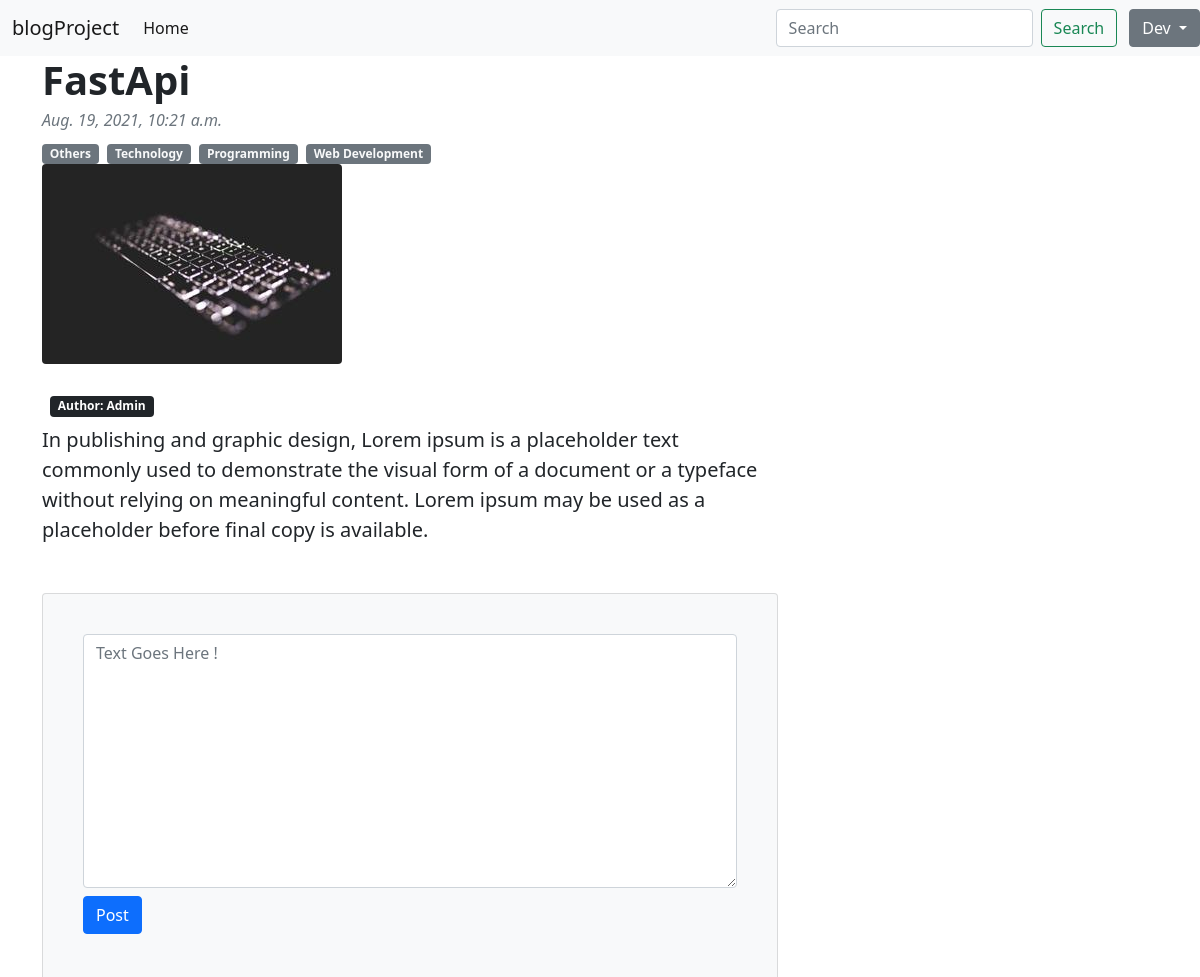
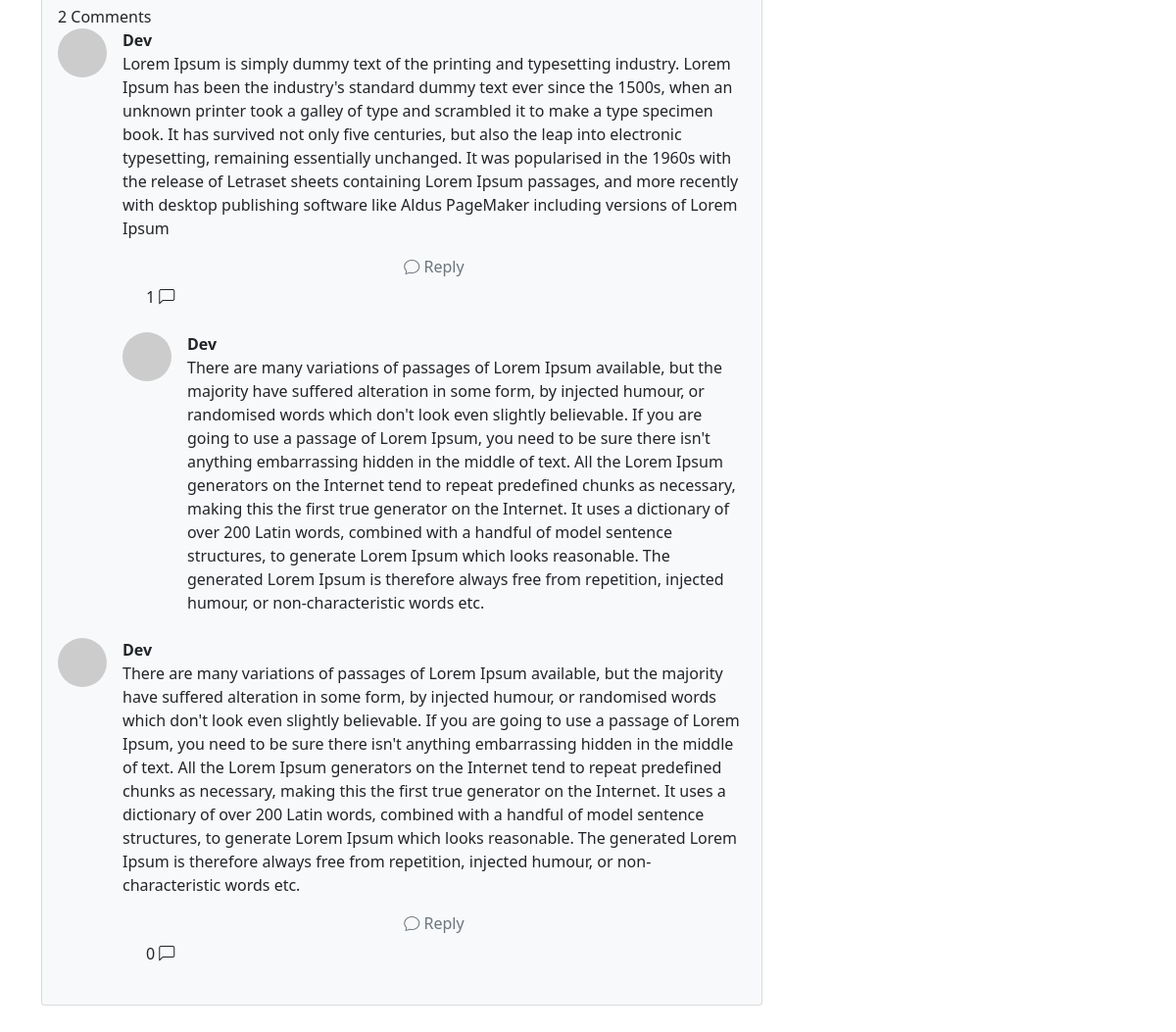
/detail/6/ (signed in), run on the app's committed database (2 pictures, top to bottom).
### user_account/models.py (models this page shows, shortened)
class Account(AbstractBaseUser,PermissionsMixin):
  email     = models.EmailField(unique=True)
  username  = models.CharField(max_length=100,unique=True)
  is_staff  = models.BooleanField(default=False)
  is_active = models.BooleanField(default=True)
  is_superuser = models.BooleanField(default=False)
  is_admin     = models.BooleanField(default=False)
  date_join    = models.DateTimeField(auto_now_add=True)
  last_login   = models.DateTimeField(auto_now=True)
  objects      = CustomUserManager()
  USERNAME_FIELD = 'email'
  REQUIRED_FIELDS = ['username']

### blog_post/models.py (models this page shows, shortened)
class Post(models.Model):
  title = models.CharField(max_length=255)
  created_by = models.ForeignKey(Account, on_delete=models.CASCADE)
  body  = models.TextField()
  created = models.DateTimeField(auto_now_add=True)
  last_modified = models.DateTimeField(auto_now=True)
  image         = models.ImageField(default='post_pics/default.jpg',upload_to='post_pics',null=True,blank=True)
  categories = models.ManyToManyField('Category',related_name='posts')

class Category(models.Model):
  name = models.CharField(max_length=20)

class Comment(models.Model):
  author = models.ForeignKey(Account, on_delete=models.CASCADE)
  body   = models.TextField()
  reply  = models.ForeignKey('self',null=True,related_name="replies",on_delete=models.CASCADE)
  created = models.DateTimeField(auto_now_add=True)
  post = models.ForeignKey(Post, on_delete=models.CASCADE)

### blog_post/views.py (the view, shortened to what this page needs)
# urls.py: path('detail/<int:id>/',views.blog_detail,name='blog_detail'),
def blog_detail(request, id):
  post = Post.objects.get(id=id)
  form = CommentForm()
  if request.method == 'POST':
    form = CommentForm(request.POST)
  comments = Comment.objects.filter(post=post,reply=None)
  context = {
    'post':post,
    'comments':comments,
    'form':form,
  }
  return render(request,'post/blog_detail.html',context)

### blog_post/forms.py
class CommentForm(forms.Form):
   body = forms.CharField(label="",widget=forms.Textarea(
        attrs={
            "class": "form-control",
            "placeholder": "Text Goes Here !"
        })
    )

### templates/post/blog_detail.html (shortened to what this page needs)
{% extends 'base.html' %}
{% block content %}
<div class="container">
  <div class="row">
  <div class="col-lg-8">
    <article>
        <header class="mb-4">
            <h1 class="fw-bolder mb-1">{{ post.title }}</h1>
            <div class="text-muted fst-italic mb-2">{{ post.created }}</div>
            {% for category in post.categories.all %}
             <a class="badge bg-secondary text-decoration-none link-light" href="{% url 'blog_post:blog_category' category.name %}">
             {{ category.name }}
            </a>&nbsp;
             {% endfor %}
        <figure class="mb-4"><img class="img-fluid rounded" src="{{ post.image.url }}" alt="..." /></figure>
        <span class="badge bg-dark  m-2"> <a href="#"></a> Author: {{ post.created_by.username|capfirst }} </span>
        <section class="mb-5">
            <p class="fs-5 mb-4">{{ post.body  }}</p>
        </section>
    </article>
    <section class="mb-5">
        <div class="card bg-light">
            <div class="card-body">
                <form class="mb-4 p-4" action="" method="POST">
                    {{ form }}
                    {% if request.user.is_authenticated %}
                    <input type="submit"  class="mt-2 btn btn-primary" value="Post">
                    {% else %}
                    <input type="submit"  class="mt-2 btn btn-primary" value="Post" disabled>
                    {% endif %}
                </form>
                {{ comments.count }} Comment{{ comments |pluralize }}
                {% for comment in comments %}
                <div class="d-flex mb-4">
                    <div class="flex-shrink-0"><img class="rounded-circle" src="https://dummyimage.com/50x50/ced4da/6c757d.jpg" alt="..." /></div>
                    <div class="ms-3">
                        <div class="fw-bold">{{ comment.author.username|capfirst }}</div>
                        {{ comment.body }}
                        <div x-data="{open:false }" class="replied-comments container mt-2 "  >
                            <div @click="open = ! open " class="form-group row ">
                                <button type="button" class="btn btn-link text-decoration-none link-secondary"> <i class="bi bi-chat"></i> Reply</button>
                              <div> {{ comment.replies.all.count }} <i class=" mt-2 bi bi-chat-left"></i> </div>
                            </div>
                        </div>
                        {% for reply in comment.replies.all %}
                        <div class="d-flex mt-4">
                            <div class="flex-shrink-0"><img class="rounded-circle" src="https://dummyimage.com/50x50/ced4da/6c757d.jpg" alt="..." /></div>
                            <div class="ms-3">
                                <div class="fw-bold">{{ reply.author.username|capfirst }}</div>
                               {{ reply.body }}
                            </div>
                        </div>
                        {% endfor %}
                    </div>
                </div>
                {% endfor %}
            </div>
        </div>
    </section>
</div>
</div>
</div>
{% endblock %}

### templates/base.html (shortened to what this page needs)
<!doctype html>
<html lang="en">
  <head>
    <link href="https://cdn.jsdelivr.net/npm/bootstrap@5.0.2/dist/css/bootstrap.min.css" rel="stylesheet">
    <link rel="stylesheet" href="https://cdn.jsdelivr.net/npm/bootstrap-icons@1.5.0/font/bootstrap-icons.css">
  </head>
  <body>
    <nav class="navbar navbar-expand-lg navbar-light bg-light">
      <div class="container-fluid">
        <a class="navbar-brand" href="{% url 'blog_post:home' %}">  blogProject</a>
        <div class="collapse navbar-collapse" id="navbarSupportedContent">
          <ul class="navbar-nav me-auto mb-2 mb-lg-0">
            <li class="nav-item">
              <a class="nav-link active" aria-current="page" href="{% url 'blog_post:home' %}">Home</a>
            </li>
          </ul>
          <form action="{% url 'blog_post:search' %}" class="d-flex">
            <input class="form-control me-2" type="search" placeholder="Search" name="q" aria-label="Search" required>
            <button class="btn btn-outline-success" type="submit">Search</button>
          </form>
        </div>
      </div>
      {% if request.user.is_authenticated %}
      <div class="btn-group">
        <button type="button" class="btn btn-secondary dropdown-toggle" data-bs-toggle="dropdown" data-bs-display="static" aria-expanded="false">
        {{ request.user.username|capfirst }}
        </button> </p>
      </div>
      {% endif %}
    </nav>
    {% block content %}
    {% endblock %}
  </body>
</html>

### data on the page
Account: user.username "Dev"
Post: title "FastApi", created "Aug. 19, 2021, 10:21 a.m.", image (picture), created_by.username "Admin", body "In publishing and graphic design, Lorem ipsum is a placeholder text commonly used to demonstrate the visual form of a document or a typeface without relying on meaningful content. Lorem ipsum may be used as a placeholder before final copy is available."
Category: name "Others"
Category: name "Technology"
Category: name "Programming"
Category: name "Web Development"
Comment: author.username "Dev", body "Lorem Ipsum is simply dummy text of the printing and typesetting industry. Lorem Ipsum has been the industry's standard dummy text ever since the 1500s, when an unknown printer took a galley of type and scrambled it to make a type specimen book. It has survived not only five centuries, but also the leap into electronic typesetting, remaining essentially unchanged. It was popularised in the 1960s with the release of Letraset sheets containing Lorem Ipsum passages, and more recently with desktop publishing software like Aldus PageMaker including versions of Lorem Ipsum", replies.all.count "1"
Comment: author.username "Dev", body "There are many variations of passages of Lorem Ipsum available, but the majority have suffered alteration in some form, by injected humour, or randomised words which don't look even slightly believable. If you are going to use a passage of Lorem Ipsum, you need to be sure there isn't anything embarrassing hidden in the middle of text. All the Lorem Ipsum generators on the Internet tend to repeat predefined chunks as necessary, making this the first true generator on the Internet. It uses a dictionary of over 200 Latin words, combined with a handful of model sentence structures, to generate Lorem Ipsum which looks reasonable. The generated Lorem Ipsum is therefore always free from…"
Comment: author.username "Dev", body "There are many variations of passages of Lorem Ipsum available, but the majority have suffered alteration in some form, by injected humour, or randomised words which don't look even slightly believable. If you are going to use a passage of Lorem Ipsum, you need to be sure there isn't anything embarrassing hidden in the middle of text. All the Lorem Ipsum generators on the Internet tend to repeat predefined chunks as necessary, making this the first true generator on the Internet. It uses a dictionary of over 200 Latin words, combined with a handful of model sentence structures, to generate Lorem Ipsum which looks reasonable. The generated Lorem Ipsum is therefore always free from…", replies.all.count "0"

### other printed values
{{ comments.count }} "2"
